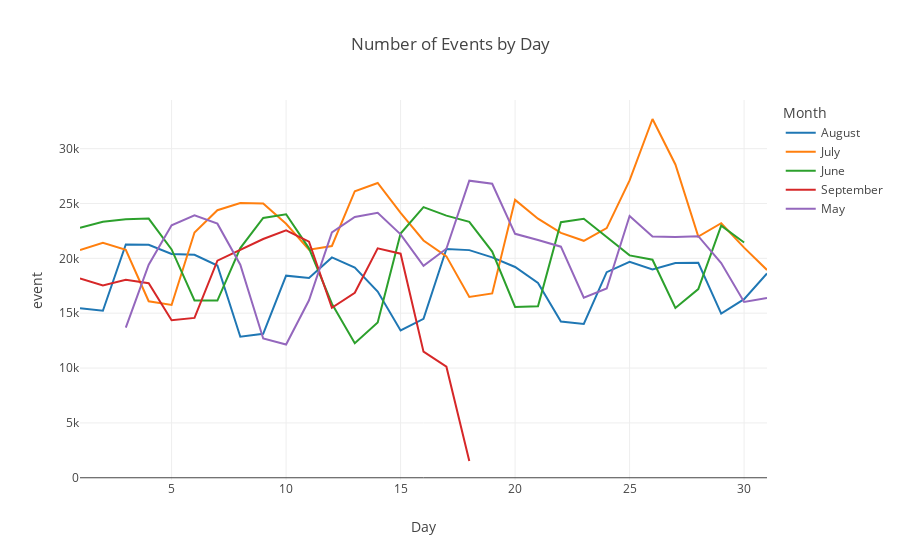

Write notebook code for a chart like this one.
### Code cell
ilinechart(df, 'Day', 'event', groups='Month', title='Number of Events by Day')

### Figure 1 — Plotly figure (JSON) as saved in the notebook; plotly's stock layout.template omitted (floating-point values rounded to 4 significant figures)
{"data": [{"hoverlabel": {"namelength": 0}, "hovertemplate": "Month=August<br>Day=%{x}<br>event=%{y}", "legendgroup": "August", "line": {"color": "#1F77B4", "dash": "solid"}, "mode": "lines", "name": "August", "showlegend": true, "type": "scatter", "x": [1, 2, 3, 4, 5, 6, 7, 8, 9, 10, 11, 12, 13, 14, 15, 16, 17, 18, 19, 20, 21, 22, 23, 24, 25, 26, 27, 28, 29, 30, 31], "xaxis": "x", "y": [15459, 15220, 21269, 21235, 20405, 20330, 19346, 12857, 13117, 18424, 18206, 20083, 19159, 16976, 13423, 14492, 20858, 20751, 20088, 19215, 17750, 14248, 14014, 18740, 19681, 18978, 19566, 19602, 14965, 16278, 18627], "yaxis": "y"}, {"hoverlabel": {"namelength": 0}, "hovertemplate": "Month=July<br>Day=%{x}<br>event=%{y}", "legendgroup": "July", "line": {"color": "#FF7F0E", "dash": "solid"}, "mode": "lines", "name": "July", "showlegend": true, "type": "scatter", "x": [1, 2, 3, 4, 5, 6, 7, 8, 9, 10, 11, 12, 13, 14, 15, 16, 17, 18, 19, 20, 21, 22, 23, 24, 25, 26, 27, 28, 29, 30, 31], "xaxis": "x", "y": [20764, 21413, 20782, 16092, 15750, 22356, 24385, 25035, 24997, 23151, 20794, 21127, 26119, 26872, 24141, 21632, 20186, 16489, 16804, 25332, 23613, 22327, 21601, 22755, 27106, 32703, 28562, 21980, 23200, 20974, 18942], "yaxis": "y"}, {"hoverlabel": {"namelength": 0}, "hovertemplate": "Month=June<br>Day=%{x}<br>event=%{y}", "legendgroup": "June", "line": {"color": "#2CA02C", "dash": "solid"}, "mode": "lines", "name": "June", "showlegend": true, "type": "scatter", "x": [1, 2, 3, 4, 5, 6, 7, 8, 9, 10, 11, 12, 13, 14, 15, 16, 17, 18, 19, 20, 21, 22, 23, 24, 25, 26, 27, 28, 29, 30], "xaxis": "x", "y": [22796, 23336, 23559, 23629, 20814, 16160, 16151, 20941, 23682, 24023, 20915, 15866, 12270, 14155, 22266, 24667, 23897, 23324, 20621, 15568, 15633, 23294, 23616, 21960, 20271, 19875, 15477, 17195, 22984, 21448], "yaxis": "y"}, {"hoverlabel": {"namelength": 0}, "hovertemplate": "Month=September<br>Day=%{x}<br>event=%{y}", "legendgroup": "September", "line": {"color": "#D62728", "dash": "solid"}, "mode": "lines", "name": "September", "showlegend": true, "type": "scatter", "x": [1, 2, 3, 4, 5, 6, 7, 8, 9, 10, 11, 12, 13, 14, 15, 16, 17, 18], "xaxis": "x", "y": [18178, 17539, 18041, 17733, 14365, 14574, 19793, 20815, 21761, 22548, 21517, 15496, 16859, 20913, 20427, 11495, 10128, 1528], "yaxis": "y"}, {"hoverlabel": {"namelength": 0}, "hovertemplate": "Month=May<br>Day=%{x}<br>event=%{y}", "legendgroup": "May", "line": {"color": "#9467BD", "dash": "solid"}, "mode": "lines", "name": "May", "showlegend": true, "type": "scatter", "x": [3, 4, 5, 6, 7, 8, 9, 10, 11, 12, 13, 14, 15, 16, 17, 18, 19, 20, 21, 22, 23, 24, 25, 26, 27, 28, 29, 30, 31], "xaxis": "x", "y": [13683, 19414, 23015, 23920, 23164, 19424, 12695, 12143, 16178, 22374, 23767, 24156, 22194, 19313, 20879, 27084, 26799, 22236, 21676, 21063, 16408, 17248, 23863, 21997, 21936, 22022, 19574, 16030, 16397], "yaxis": "y"}], "layout": {"legend": {"title": {"text": "Month"}, "tracegroupgap": 0}, "title": {"text": "Number of Events by Day"}, "xaxis": {"anchor": "y", "domain": [0, 1], "title": {"text": "Day"}}, "yaxis": {"anchor": "x", "domain": [0, 1], "title": {"text": "event"}}}}
